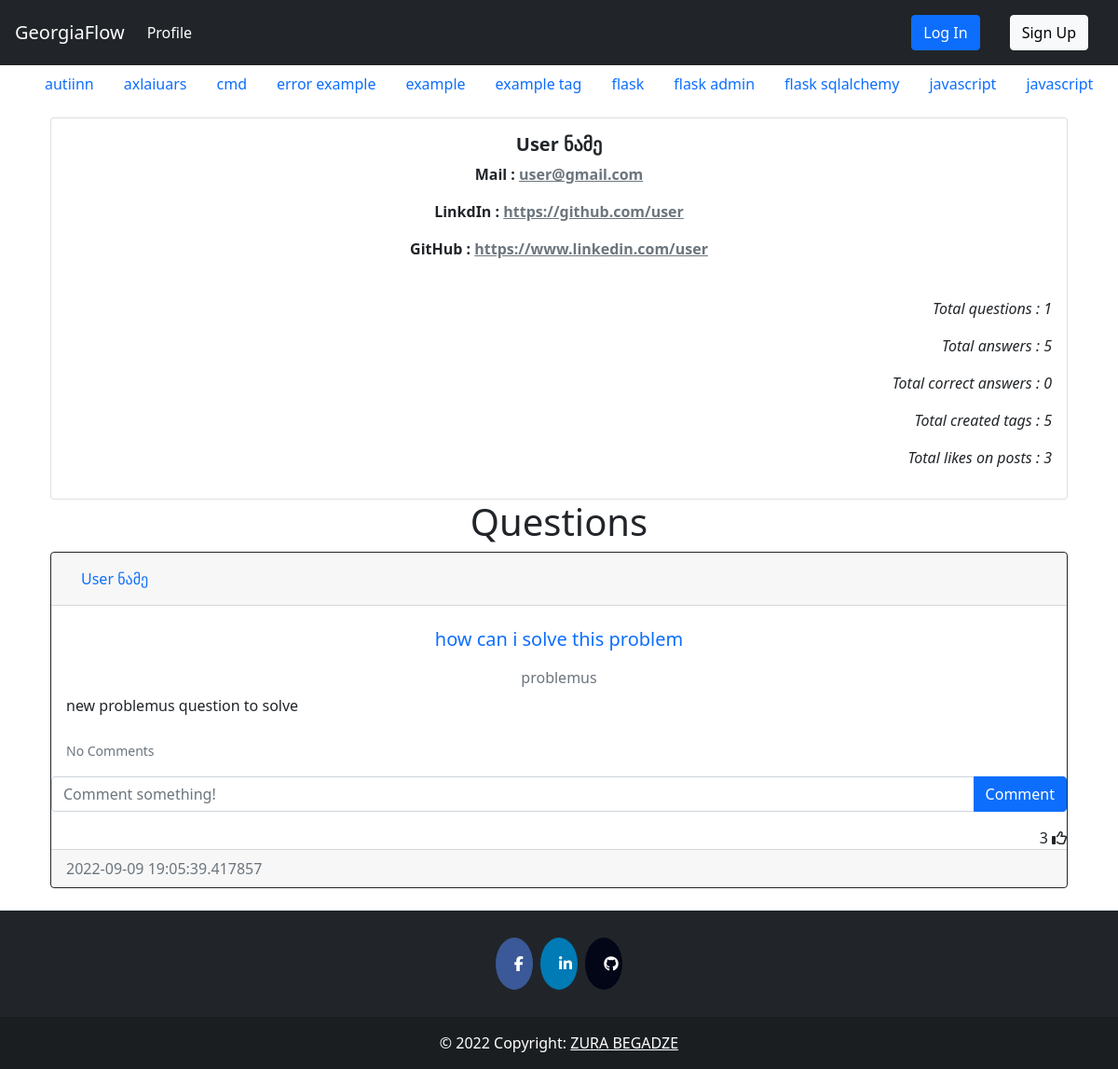
The page /user/1 on the database as committed earlier.
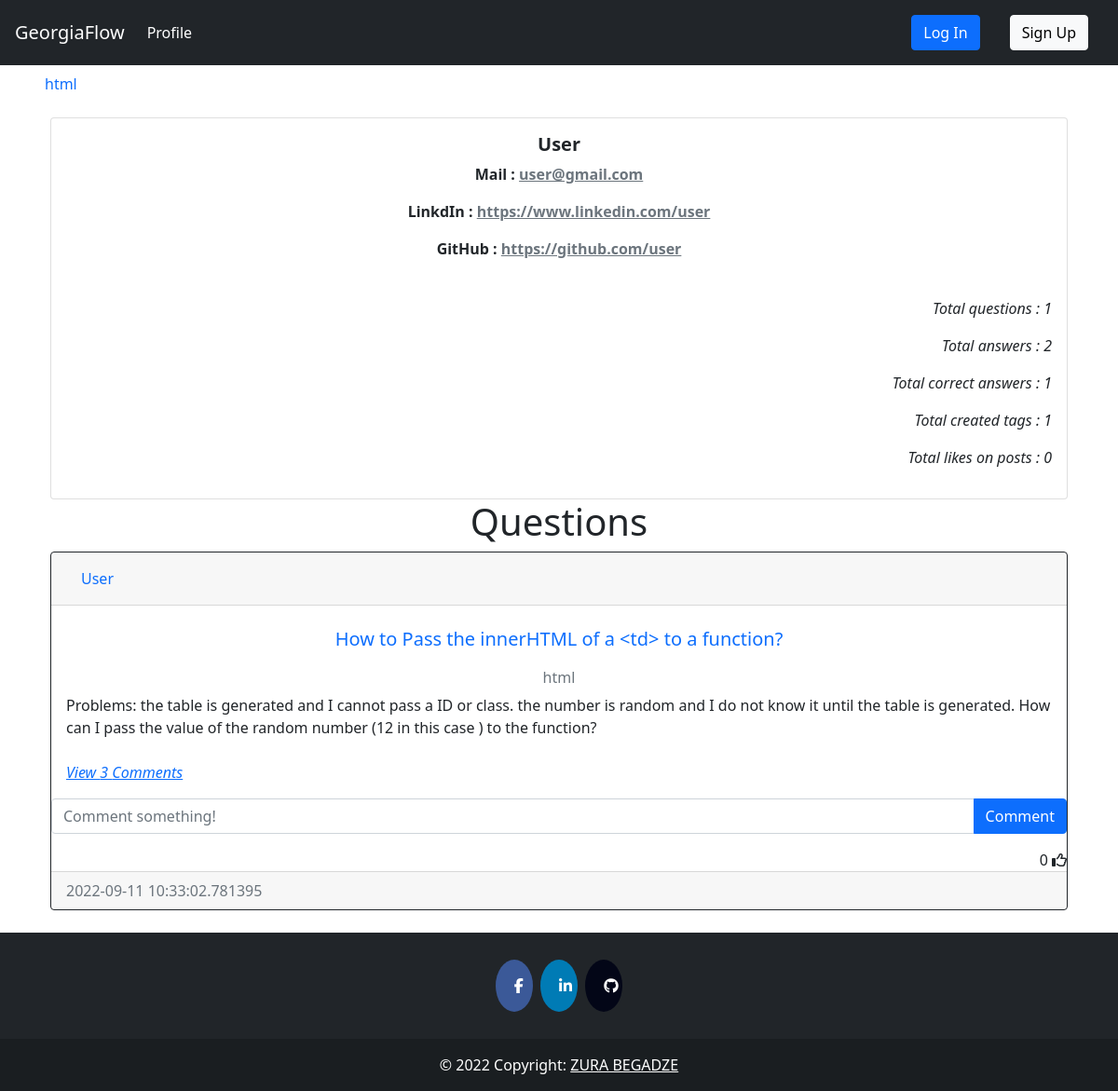
The same page on the database as committed later.
### question/models.py (models this page shows, shortened)
class Tag(db.Model):
    __tablename__='tag'
    id =db.Column(db.Integer, primary_key=True)
    name = db.Column(db.String(15), nullable = False, unique=True, index=True)
    date_created = db.Column(db.DateTime, default = datetime.utcnow())
    author = db.Column(db.Integer, db.ForeignKey('user.id', ondelete="CASCADE"), nullable=False)

class Post(db.Model):
    __tablename__='post'
    id = db.Column(db.Integer, primary_key=True)
    heading = db.Column(db.String(50), nullable = False, index=True, unique=True)
    text = db.Column(db.Text, nullable=False)
    date_created = db.Column(db.DateTime, default = datetime.utcnow())
    tags = db.Column(db.String, db.ForeignKey('tag.name', ondelete="CASCADE"), unique=False, nullable=False)
    author = db.Column(db.Integer, db.ForeignKey('user.id', ondelete="CASCADE"), nullable=False)
    comments = db.relationship('Comment', backref='post', passive_deletes=True)
    likes = db.relationship('Like', backref='post', passive_deletes=True)
    corrects = db.relationship('Correct', backref='post', passive_deletes=True)

### auth/models.py (models this page shows, shortened)
class User(db.Model, UserMixin):
    __tablename__ = 'user'
    id = db.Column(db.Integer, primary_key=True)
    fullname = db.Column(db.String(200), nullable = False, index=True)
    email = db.Column(db.String(100), nullable = False, unique = True, index=True)
    linkedin = db.Column(db.String(50), unique=True, nullable = False)
    github = db.Column(db.String(45), unique=True, nullable = False)
    date_created = db.Column(db.DateTime, default = datetime.utcnow())
    password_hash = db.Column(db.String(128))
    posts = db.relationship('Post', backref='user', passive_deletes=True)
    tags = db.relationship('Tag', backref='user', passive_deletes=True)
    comments = db.relationship('Comment', backref='user', passive_deletes=True)
    likes = db.relationship('Like', backref='user', passive_deletes=True)
    correct = db.relationship('Correct', backref='correct_user', passive_deletes=True)

### auth/views.py (the view, shortened to what this page needs)
@auth.route('/user/<user_id>', methods=['GET', 'POST'])
def get_user(user_id):
    user = User.query.filter_by(id = user_id).first()
    tags = Tag.query.order_by(Tag.name).all()
    form = questionForm()
    total_likes = 0
    if user.posts:
        for post in user.posts:
            for _ in post.likes:
                total_likes+=1
    correct_answers = 0
    if user.comments:
        for comment in user.comments:
            if comment.corrects:
                correct_answers+=1
    return render_template("profile.html", user = user, form=form, tags=tags, total_likes = total_likes, correct_answers=correct_answers)

### question/forms.py
class questionForm(FlaskForm):
    heading = StringField('heading', [Length(min=2, max=50), DataRequired(message='Question ')])
    text = TextAreaField('Question', [Length(min=2, max=1000), DataRequired(message='description')])
    ask = SubmitField("ASK")

### templates/profile.html (shortened to what this page needs)
{% extends 'base.html' %}
{% block content %}
    <div class="card text-center">
        <div class="card-body">
            <h5 class="card-title fw-bolder">{{user.fullname}}</h5>
            <p class="card-text fw-semibold">Mail : <a class="link-secondary" target="_blank" href="mailto:{{user.email}}">{{user.email}}</a></p>
            <p type="url" class="card-text fw-semibold" >LinkdIn : <a target="_blank" href="{{user.linkedin}}" class="link-secondary">{{user.linkedin}}</a></p>
            <p type="url" class="card-text fw-semibold">GitHub : <a target="_blank" href="{{user.github}}" class="link-secondary">{{user.github}}</a></p>
            <br />
            <p type="text" class="fw-normal text-right fst-italic">Total questions : {{user.posts|length}} </p>
            <p type="text" class="fw-normal text-right fst-italic">Total answers : {{user.comments|length}} </p>
            <p type="text" class="fw-normal text-right fst-italic">Total correct answers : {{correct_answers}} </p>
            <p type="text" class="fw-normal text-right fst-italic">Total created tags : {{user.tags|length}} </p>
            <p type="text" class="fw-normal text-right fst-italic">Total likes on posts : {{total_likes}} </p>
        </div>
    </div>
    {%if user.posts%}
    <h1 align="center">{% block header %}Questions{% endblock %}</h1>
    {%else%}
    <h1 align="center">No Questions to show</h1>
    {%endif%}
    <div id="posts">
    {% for post in user.posts|reverse %}
    <div class="card border-dark">
        <div class="card-header d-flex justify-content-between align-items-center">
            <a class="nav-item nav-link active" href="{{ url_for('auth.get_user', user_id=post.user.id) }}">{{post.user.fullname}}</a>
            <br />
        </div>
        <div class="card-body">
            <a class="card-title nav-item nav-link text-center" href="{{ url_for('post.post_detail', post_id=post.id) }}"><h5 >{{post.heading}}</h5></a>
            <h6 class="card-subtitle mb-2 text-muted text-center">{{post.tags}}</h6>
            <div class="card-text ">{{post.text}}</div>
            <br />
            <p class="card-text">
                {% if post.comments|length > 0 %}
                <a data-bs-toggle="collapse" href="#comments-{{post.id}}" role="button">
                <cite title="Source" >View {{post.comments|length}} Comments</cite>
                </a>
                {% else %}
                <small class="text-muted">No Comments</small>
                {% endif %}
            </p>
        </div>
        <form class="input-group mb-3" method="POST" action="/create-comment/{{post.id}}" >
            <input type="text" id="text"  name="text" class="form-control" placeholder="Comment something!" />
            <button type="submit" class="btn btn-primary">Comment</button>
        </form>
        <div class="text-right">
            <span id="likes-count-{{post.id}}">{{ post.likes|length }}</span>
            {% if current_user.id in post.likes|map(attribute="author")|list %}
            <i class="fas fa-thumbs-up" id="like-button-{{post.id}}" onclick="like('{{post.id}}')"></i>
            {% else %}
            <i class="far fa-thumbs-up" id="like-button-{{post.id}}" onclick="like('{{post.id}}')"></i>
            {% endif %}
        </div>
        <div class="card-footer text-muted">{{post.date_created}}</div>
    </div>
    <br/ > {% endfor %}
    </div>
{% endblock %}

### templates/base.html (shortened to what this page needs)
<!DOCTYPE html>
<html lang="en">
    <head>
        <link rel="stylesheet" href="{{ url_for('static', filename='css/index.css')}}"></link>
        <link rel="stylesheet" href="https://cdnjs.cloudflare.com/ajax/libs/font-awesome/4.7.0/css/font-awesome.min.css"/>
        <link rel="stylesheet" href="https://cdn.jsdelivr.net/npm/bootstrap@5.2.0/dist/css/bootstrap.min.css"/>
        <link rel="stylesheet" href="https://cdn.jsdelivr.net/npm/bootstrap@4.6.2/dist/css/bootstrap.min.css"/>
        <link rel="stylesheet" href="https://cdn.jsdelivr.net/npm/bootstrap@4.1.3/dist/css/bootstrap.min.css"/>
        <link rel="stylesheet" href="https://cdn.jsdelivr.net/npm/bootstrap@5.0.2/dist/css/bootstrap.min.css"/>
    </head>
    <body>
        <nav class="navbar navbar-expand-lg   navbar-dark bg-dark">
            <a class="navbar-brand" href="{{ url_for('api.index') }}">GeorgiaFlow</a>
            <div class="collapse navbar-collapse" id="navbarTogglerDemo03">
                <ul class="navbar-nav mr-auto mt-2 mt-lg-0">
                    <li class="nav-item active">
                    <a class="nav-link" href="{{ url_for('auth.get_user', user_id=current_user.id) }}">Profile <span class="sr-only">(current)</span></a>
                    </li>
                </ul>
                {%if current_user.is_authenticated %}
                    <div class="btn-group" style="margin-right:5%">
                        <button type="button" class="btn btn-sm btn-secondary dropdown-toggle" data-bs-toggle="dropdown">{{current_user.fullname}}</button>
                        <ul class="dropdown-menu">
                            <li>
                                <a class="dropdown-item" href="{{ url_for('auth.get_user', user_id=current_user.id) }}">{{current_user.fullname}}</a>
                            </li>
                            <li>
                                <a class="dropdown-item" href="{{ url_for('auth.update', user_id=current_user.id) }}">Update Profile</a>
                            </li>
                            <li>
                                <a class="dropdown-item" href="{{ url_for('auth.update_password', user_id=current_user.id) }}">Update Password</a>
                            </li>
                            <div class="dropdown-divider"></div>
                            <a class="dropdown-item" href="{{ url_for('auth.logout') }}">Log Out</a>
                            </div>
                        </ul>
                    </div>
                {%else%}
                    <a class="nav-link" href="{{ url_for('auth.login') }}"><button type="button" class="btn btn-primary">Log In</button></a>
                    <a class="nav-link" href="{{ url_for('auth.signup') }}"><button type="button" class="btn btn-light">Sign Up</button></a>
                {%endif%}
            </div>
        </nav>
        <nav class="navtag ">
            <ul class="navtagul">
                {%for tag in tags%}
                    <li><a class="navtaga nav-link" href="{{ url_for('post.tag_posts', tag_name=tag.name) }}">{{tag.name}}</a></li>
                {%endfor%}
            </ul>
        </nav>
        <div class="container">{% block content %}{% endblock %}</div>
        {%block footer%}
        <footer class="bg-dark text-center text-white">
            <div class="container p-4 pb-0">
                <section class="mb-4">
                    <a href="https://www.facebook.com/zura.begadze.35/" class="fa fa-facebook"></a>
                    <a href="https://www.linkedin.com/in/zura-begadze/" class="fa fa-linkedin"></a>
                    <a href="https://github.com/papitokarlo" class="fa fa-github"></a>
            </section>
            </div>
            <div class="text-center p-3" style="background-color: rgba(0, 0, 0, 0.2);">
                © 2022 Copyright:
                <a class="text-white" href="">ZURA BEGADZE</a>
            </div>
        </footer>
        {%endblock%}
    </body>
</html>

Rows that differ between the two databases and show on the page:
removed Tag: name "autiinn"
removed Tag: name "axlaiuars"
removed Tag: name "cmd"
removed Tag: name "error example"
removed Tag: name "example"
removed Tag: name "example tag"
removed Tag: name "flask"
removed Tag: name "flask admin"
removed Tag: name "flask sqlalchemy"
removed Tag: name "javascript"
removed Tag: name "javascript"
removed Post: user.fullname "User ნამე", heading "how can i solve this problem", tags "problemus", text "new problemus question to solve", shows "No Comments", likes|length "3", date_created "2022-09-09 19:05:39.417857"
now on this page (row edited): Tag: name "html"
changed User "user@gmail.com": fullname "User ნამე" → "User"; linkedin "https://github.com/user" → "https://www.linkedin.com/user"; github "https://www.linkedin.com/user" → "https://github.com/user"
now on this page (row edited): Post: user.fullname "User", heading "How to Pass the innerHTML of a <td> to a function?", tags "html", text "Problems: the table is generated and I cannot pass a ID or class. the number is random and I do not know it until the table is generated. How can I pass the value of the random number (12 in this case ) to the function?", comments|length "3", likes|length "0", date_created "2022-09-11 10:33:02.781395"
Other text that changed with them:
{{ user.comments|length }}: "5" → "2"
{{ correct_answers }}: "0" → "1"
{{ user.tags|length }}: "5" → "1"
{{ total_likes }}: "3" → "0"
